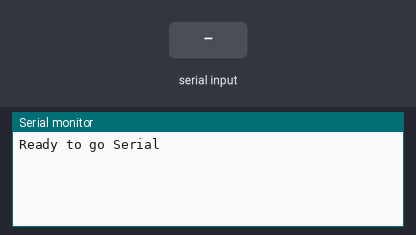
Bench run of a sketch on a simulated ESP8266 (NodeMCU). Shown: the last lines printed to the serial monitor. The inputs (shaded band) are chosen by the test bench.

Above: at 1.2 s.
1.3 s: "1" received over the second serial link
At 2.5 s:
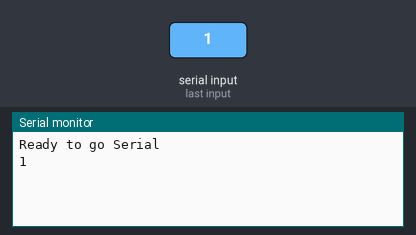
2.8 s: "0" received over the second serial link
At 3.9 s:
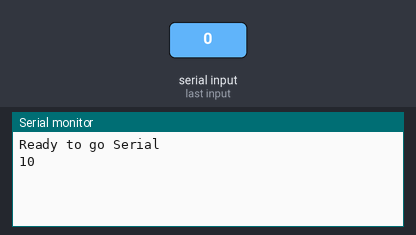

Measured:
- after the input at 1.3 s, the serial monitor: prints a new line at once (image 1)
- after the input at 2.8 s, the serial monitor: prints a new line at once (image 2)

The sketch:

uart_via_arduino.ino
```cpp
#include <SoftwareSerial.h>
SoftwareSerial rn_serial(D7,D6);
void setup() {
  Serial.begin(115200);
  //Serial1.begin(115200);
  rn_serial.begin(115200);
  while(!Serial){;}
  Serial.println("Ready to go Serial");
}

void loop() {
  if(Serial.available() > 0){
    //Serial.println("Printing something");
    rn_serial.write(Serial.read());
  }
  if(rn_serial.available() > 0){
    //Serial.println("Receiving something");
    Serial.write(rn_serial.read());
  }
}
```
